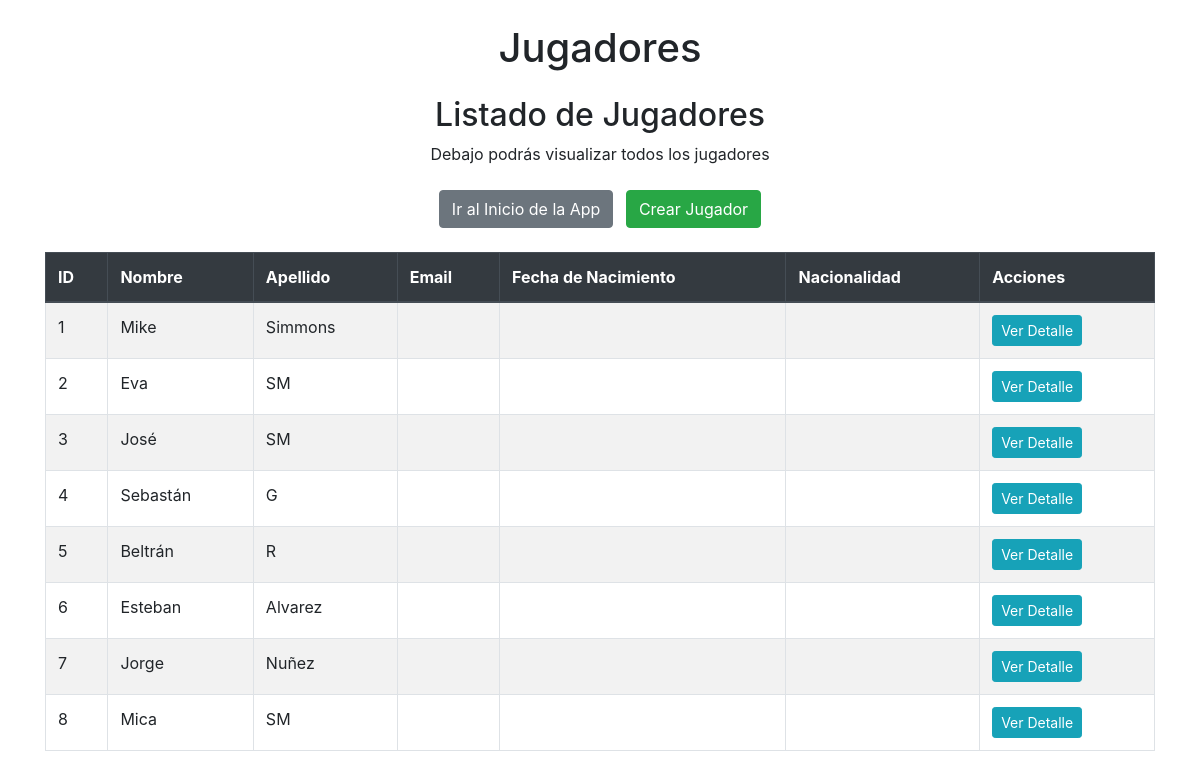
The app's page /partidos/jugadores_list (signed in), older data.
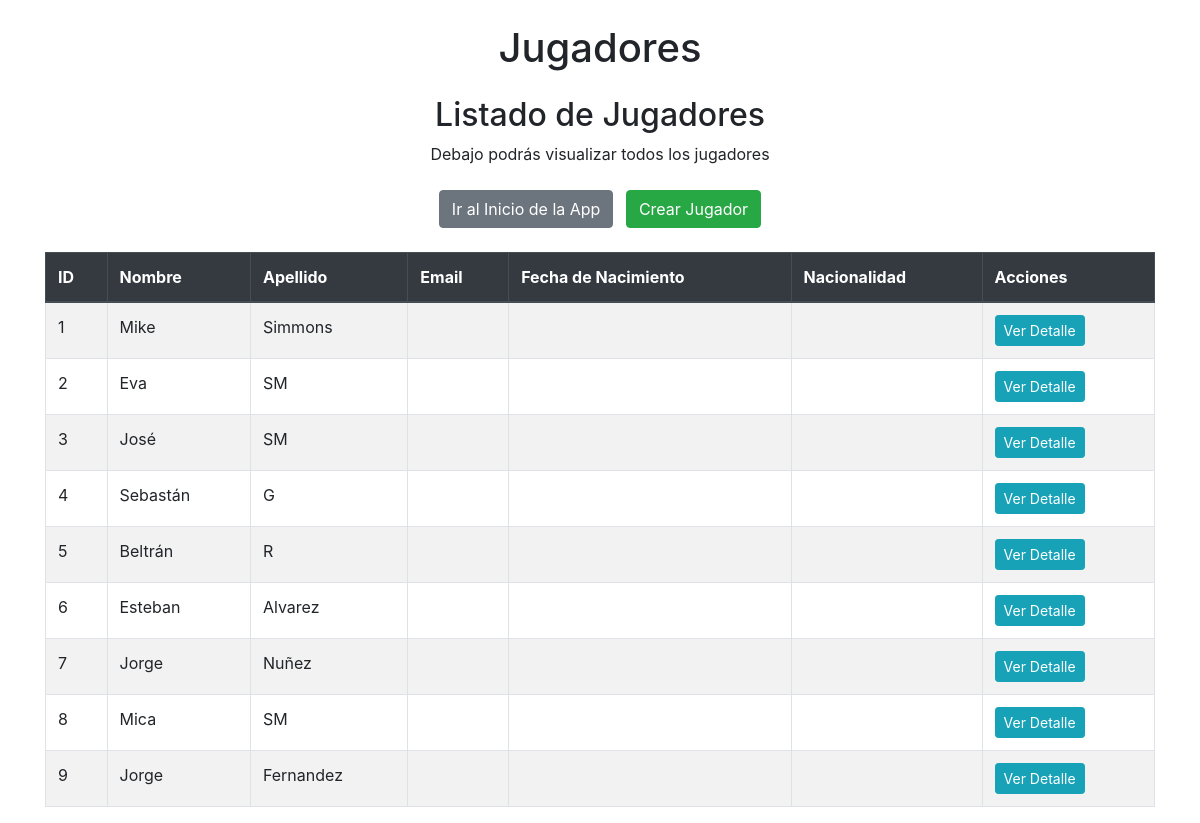
The same page, newer data.
### partidos/models.py (models this page shows, shortened)
class Jugador(models.Model):
    OPCIONES_DE_GENERO = [
        ('Hombre', 'Hombre'),
        ('Mujer', 'Mujer'),
        ('Otro', 'Otro'),
    ]
    nombre = models.CharField(max_length=50)
    apellido = models.CharField(max_length=50)
    sexo = models.CharField(max_length=6, choices= OPCIONES_DE_GENERO)
    nacimiento = models.DateField(null=True, blank=True)

### partidos/views.py (the view)
# urls.py: path("jugadores_list", views.jugadores_list, name = "jugadores_list"),
@login_required
def jugadores_list(request):
    consulta = models.Jugador.objects.all()
    contexto = {"jugadores": consulta}
    return render(request, "partidos/jugadores_list.html", contexto)

### partidos/templates/partidos/jugadores_list.html
{% extends 'core/base.html' %}
{% block Titulo %}
    Jugadores
{% endblock Titulo %}
{% block Contenido %}
<div class="text-center my-4">
    <h2>Listado de Jugadores</h2>
    <p>Debajo podrás visualizar todos los jugadores</p>
</div>
<div class="mb-4 text-center">
    <a class="btn btn-secondary mx-1" href="{% url 'Partidos:index' %}">Ir al Inicio de la App</a>
    <a class="btn btn-success mx-1" href="{% url 'Partidos:jugadores_create' %}">Crear Jugador</a>
</div>
<div class="table-responsive">
    <table class="table table-hover table-striped table-bordered">
        <thead class="thead-dark">
            <tr>
                <th>ID</th>
                <th>Nombre</th>
                <th>Apellido</th>
                <th>Email</th>
                <th>Fecha de Nacimiento</th>
                <th>Nacionalidad</th>
                <th>Acciones</th>
            </tr>
        </thead>
        <tbody>
            {% for jugador in jugadores %}
                <tr>
                    <td>{{ jugador.id }}</td>
                    <td>{{ jugador.nombre }}</td>
                    <td>{{ jugador.apellido }}</td>
                    <td>{{ jugador.email }}</td>
                    <td>{{ jugador.fecha_nacimiento|date:"d M Y" }}</td>
                    <td>{{ jugador.nacionalidad }}</td>
                    <td>
                        <a href="{% url 'Partidos:jugador_detail' jugador.id %}" class="btn btn-info btn-sm">Ver Detalle</a>
                    </td>
                </tr>
            {% endfor %}
        </tbody>
    </table>
</div>
{% endblock Contenido %}

Row changes from the older to the newer data that the page shows:
added Jugador: id "9", nombre "Jorge", apellido "Fernandez"
